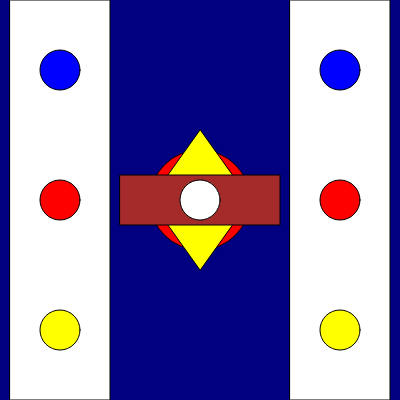
Frame 1 (no input)
Frame 60 (no input): identical to frame 1, image omitted
Frame 120 (the mouse pressed at the canvas centre since frame 60): identical to frame 1, image omitted

The p5.js sketch that drew this single still picture (run headless with seeded random() and noise() and a simulated clock; from frame 60 on, the mouse is pressed at the canvas centre):

// p5.js sketch
// ── sketch.js
function setup() {
  createCanvas(400, 400);
}

function draw() {
  background("navy");
  const nc = color("white");
  const nctw = color("black");
  const pc = color("red")
  const pctw = color("yellow");
  const pctr = color("brown");
  const pcfr = color("blue")
  fill(pc);
  circle(200,200, 100)
  fill(pctw);
  triangle(200, 130, 150, 200, 250, 200);
  triangle(200, 270, 150, 200, 250, 200);
  fill(pctr);
  rect(120, 175, 160, 50);
  fill(nc);
  rect(10, 0, 100, 400);
  rect(290, 0, 100, 400);
  fill(pc)
  ellipse(60, 200, 40, 40)
  ellipse(340, 200, 40, 40)
  fill(nc)
  ellipse(200, 200, 40, 40)
  fill(pcfr)
  ellipse(340, 70, 40, 40)
  ellipse(60, 70, 40, 40)
  fill(pctw)
  ellipse(60, 330, 40, 40)
  ellipse(340, 330, 40, 40)
}
